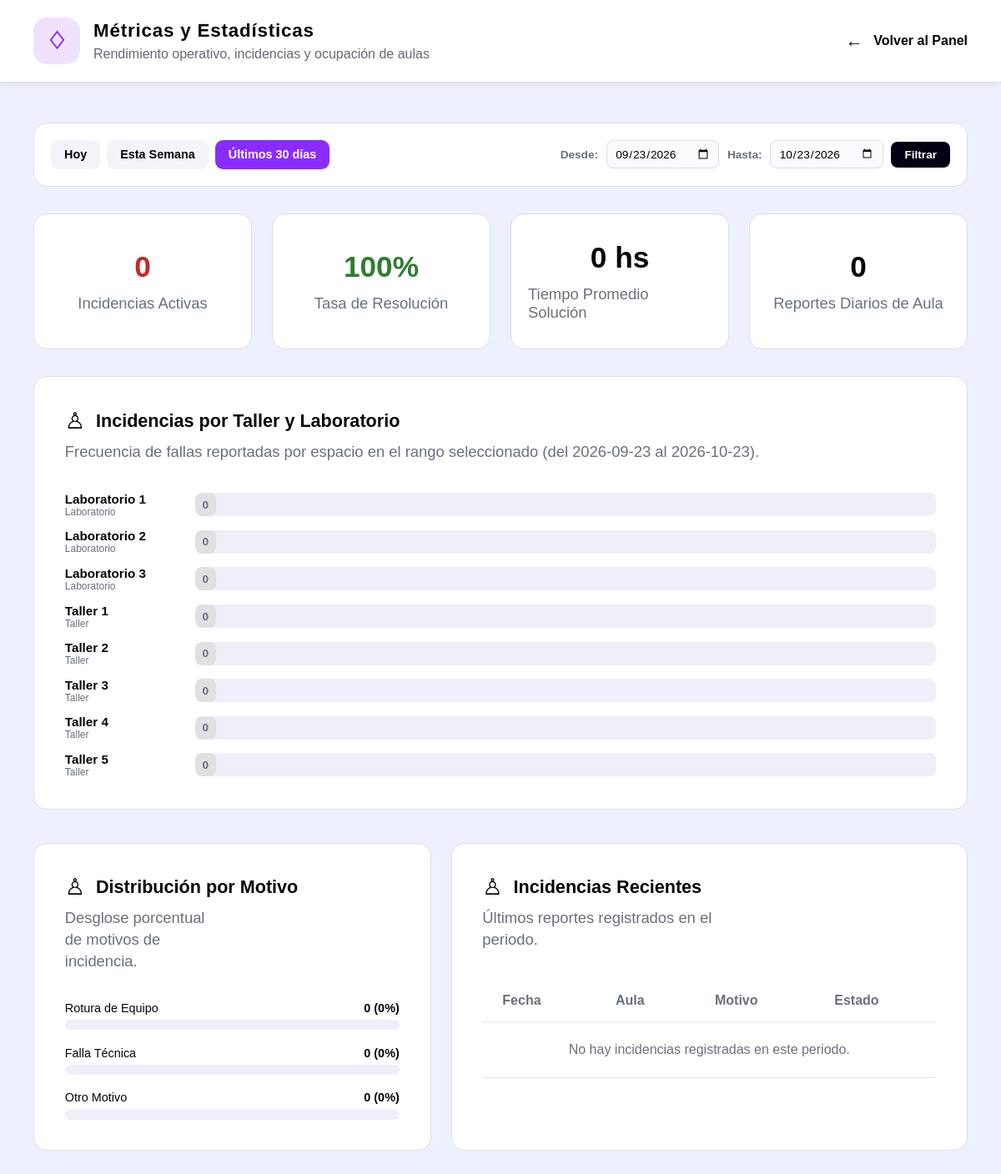
Page /index.php?ruta=metricas-administrador (signed in) on the committed database.
### tables this page shows
CREATE TABLE IF NOT EXISTS aulas (
    id INT UNSIGNED AUTO_INCREMENT PRIMARY KEY,
    codigo VARCHAR(50) NOT NULL UNIQUE,
    nombre VARCHAR(100) NOT NULL,
    tipo ENUM('taller', 'laboratorio', 'aula') NOT NULL DEFAULT 'taller',
    activo TINYINT(1) NOT NULL DEFAULT 1,
    creado_en TIMESTAMP NOT NULL DEFAULT CURRENT_TIMESTAMP
);

### app/controlador/administrador/mostrarMetricasAdministrador.php (called while the page is built, shortened)
<?php
require_once __DIR__ . '/../../modelo/MetricasModelo.php';
require_once __DIR__ . '/../../utilidades/sesion.php';
$periodo = (string) ($_GET['periodo'] ?? 'ultimos-30-dias');
$hoy = date('Y-m-d');
$fechaDesde = $hoy;
$fechaHasta = $hoy;
switch ($periodo) {
    case 'ultimos-30-dias':
    default:
        $periodo = 'ultimos-30-dias';
        $fechaDesde = date('Y-m-d', strtotime('-30 days'));
        $fechaHasta = $hoy;
        break;
}
$modelo = new MetricasModelo();
$kpis = $modelo->obtenerResumenKPIs($fechaDesde, $fechaHasta);
$incidenciasPorAula = $modelo->obtenerIncidenciasPorAula($fechaDesde, $fechaHasta);
$distribucionTipos = $modelo->obtenerDistribucionTipos($fechaDesde, $fechaHasta);
$incidenciasRecientes = $modelo->obtenerIncidenciasRecientes($fechaDesde, $fechaHasta, 5);
require __DIR__ . '/../../vista/administrador/metricas-administrador.php';

### app/utilidades/sesion.php (called while the page is built, shortened)
<?php
function escapar(string $valor): string
{
    return htmlspecialchars($valor, ENT_QUOTES | ENT_SUBSTITUTE, 'UTF-8');
}

### app/config/Conexion.php (called while the page is built, shortened)
<?php
final class Conexion
{
    private static ?PDO $conexion = null;
    public static function obtener(): PDO
    {
        $configLocal = [];
        $archivoLocal = __DIR__ . '/local.php';
        $host = getenv('DB_HOST') ?: ($configLocal['DB_HOST'] ?? '127.0.0.1');
        $puerto = getenv('DB_PORT') ?: ($configLocal['DB_PORT'] ?? '3306');
        $baseDeDatos = getenv('DB_NAME') ?: ($configLocal['DB_NAME'] ?? 'ipsum');
        $usuario = getenv('DB_USER') ?: ($configLocal['DB_USER'] ?? 'root');
        $contrasena = getenv('DB_PASSWORD') ?: ($configLocal['DB_PASSWORD'] ?? '');
        $dsn = "mysql:host={$host};port={$puerto};dbname={$baseDeDatos};charset=utf8mb4";
        self::$conexion = new PDO($dsn, $usuario, $contrasena, [
            PDO::ATTR_ERRMODE => PDO::ERRMODE_EXCEPTION,
            PDO::ATTR_DEFAULT_FETCH_MODE => PDO::FETCH_ASSOC,
            PDO::ATTR_EMULATE_PREPARES => false,
        ]);
        self::$conexion->exec("SET time_zone = '-03:00'");
        return self::$conexion;
    }
}

### app/modelo/MetricasModelo.php (called while the page is built, shortened)
<?php
require_once __DIR__ . '/../config/Conexion.php';
class MetricasModelo
{
    private PDO $conexion;
    public function __construct()
    {
        $this->conexion = Conexion::obtener();
    }
    public function obtenerResumenKPIs(string $fechaDesde, string $fechaHasta): array
    {
        $sqlActivas = 'SELECT COUNT(*) FROM reportes_incidencias
                       WHERE estado IN ("pendiente", "en_proceso")
                       AND fecha BETWEEN :desde AND :hasta';
        $stmtActivas = $this->conexion->prepare($sqlActivas);
        $stmtActivas->execute([':desde' => $fechaDesde, ':hasta' => $fechaHasta]);
        $incidenciasActivas = (int) $stmtActivas->fetchColumn();
        $sqlTotales = 'SELECT
                        COUNT(*) AS total,
                        SUM(CASE WHEN estado = "resuelto" THEN 1 ELSE 0 END) AS resueltas
                       FROM reportes_incidencias
                       WHERE fecha BETWEEN :desde AND :hasta';
        $stmtTotales = $this->conexion->prepare($sqlTotales);
        $stmtTotales->execute([':desde' => $fechaDesde, ':hasta' => $fechaHasta]);
        $totales = $stmtTotales->fetch(PDO::FETCH_ASSOC) ?: [];
        $totalIncidencias = (int) ($totales['total'] ?? 0);
        $totalResueltas = (int) ($totales['resueltas'] ?? 0);
        $tasaResolucion = $totalIncidencias > 0
            ? round(($totalResueltas / $totalIncidencias) * 100, 1)
            : 100.0;
        $sqlTiempo = 'SELECT AVG(TIMESTAMPDIFF(HOUR, creado_en, actualizado_en)) AS promedio_horas
                      FROM reportes_incidencias
                      WHERE estado = "resuelto" AND fecha BETWEEN :desde AND :hasta';
        $stmtTiempo = $this->conexion->prepare($sqlTiempo);
        $stmtTiempo->execute([':desde' => $fechaDesde, ':hasta' => $fechaHasta]);
        $horas = $stmtTiempo->fetchColumn();
        $promedioHoras = $horas !== null ? round((float) $horas, 1) : 0.0;
        $sqlDiarios = 'SELECT COUNT(*) FROM reportes_diarios WHERE fecha BETWEEN :desde AND :hasta';
        $stmtDiarios = $this->conexion->prepare($sqlDiarios);
        $stmtDiarios->execute([':desde' => $fechaDesde, ':hasta' => $fechaHasta]);
        $totalDiarios = (int) $stmtDiarios->fetchColumn();
        return [
            'activas' => $incidenciasActivas,
            'tasa_resolucion' => $tasaResolucion,
            'tiempo_promedio_horas' => $promedioHoras,
            'total_diarios' => $totalDiarios,
            'total_incidencias' => $totalIncidencias,
            'total_resueltas' => $totalResueltas,
        ];
    }
    public function obtenerIncidenciasPorAula(string $fechaDesde, string $fechaHasta): array
    {
        $sql = 'SELECT a.id, a.nombre, a.tipo, COUNT(i.id) AS total_incidencias
                FROM aulas a
                LEFT JOIN reportes_incidencias i
                    ON a.id = i.aula_id AND i.fecha BETWEEN :desde AND :hasta
                WHERE a.activo = 1
                GROUP BY a.id, a.nombre, a.tipo
                ORDER BY total_incidencias DESC, a.nombre ASC';
        $stmt = $this->conexion->prepare($sql);
        $stmt->execute([':desde' => $fechaDesde, ':hasta' => $fechaHasta]);
        return $stmt->fetchAll(PDO::FETCH_ASSOC);
    }
    public function obtenerDistribucionTipos(string $fechaDesde, string $fechaHasta): array
    {
        $sql = 'SELECT tipo_solicitud, COUNT(*) AS cantidad
                FROM reportes_incidencias
                WHERE fecha BETWEEN :desde AND :hasta
                GROUP BY tipo_solicitud';
        $stmt = $this->conexion->prepare($sql);
        $stmt->execute([':desde' => $fechaDesde, ':hasta' => $fechaHasta]);
        $resultados = $stmt->fetchAll(PDO::FETCH_KEY_PAIR);
        return [
            'rotura-equipo' => (int) ($resultados['rotura-equipo'] ?? 0),
            'falla-equipo'  => (int) ($resultados['falla-equipo'] ?? 0),
            'otro'          => (int) ($resultados['otro'] ?? 0),
        ];
    }
}

### app/vista/administrador/metricas-administrador.php (the view, shortened to what this page needs)
<!DOCTYPE html>
<html lang="es">
<head>
    <link rel="stylesheet" href="assets/css/panel-administrador.css">
    <link rel="stylesheet" href="assets/css/metricas-administrador.css">
</head>
<body class="admin-page">
    <header class="admin-header">
        <section class="admin-header__brand" id="encabezado-metricas">
            <h1 class="admin-header__title">Métricas y Estadísticas</h1>
            <p class="admin-header__subtitle">Rendimiento operativo, incidencias y ocupación de aulas</p>
        </section>
        <nav class="admin-header__nav" id="navegacion-metricas">
            <a class="admin-header__logout admin-header__back" href="index.php?ruta=panel-administrador">
                Volver al Panel
            </a>
        </nav>
    </header>
    <main class="admin-main" id="contenido-metricas">
        <section class="metricas-filtros" id="filtros-temporales">
            <form action="index.php" method="get" class="metricas-filtros__form">
                <div class="metricas-filtros__botones">
                    <a href="index.php?ruta=metricas-administrador&periodo=hoy"
                       class="metricas-filtros__btn <?= $periodo === 'hoy' ? 'metricas-filtros__btn--activo' : '' ?>">
                        Hoy
                    </a>
                    <a href="index.php?ruta=metricas-administrador&periodo=esta-semana"
                       class="metricas-filtros__btn <?= $periodo === 'esta-semana' ? 'metricas-filtros__btn--activo' : '' ?>">
                        Esta Semana
                    </a>
                    <a href="index.php?ruta=metricas-administrador&periodo=ultimos-30-dias"
                       class="metricas-filtros__btn <?= $periodo === 'ultimos-30-dias' ? 'metricas-filtros__btn--activo' : '' ?>">
                        Últimos 30 días
                    </a>
                </div>
                <div class="metricas-filtros__personalizado">
                    <label class="metricas-filtros__label" for="fecha_desde">Desde:</label>
                    <input class="metricas-filtros__date" type="date" id="fecha_desde" name="fecha_desde" value="<?= escapar($fechaDesde) ?>" required>
                    <label class="metricas-filtros__label" for="fecha_hasta">Hasta:</label>
                    <input class="metricas-filtros__date" type="date" id="fecha_hasta" name="fecha_hasta" value="<?= escapar($fechaHasta) ?>" required>
                    <button class="metricas-filtros__submit" type="submit">Filtrar</button>
                </div>
            </form>
        </section>
        <section class="admin-stats metricas-kpis" id="kpis-superiores">
            <article class="admin-stats__card">
                <h3 class="admin-stats__name">Incidencias Activas</h3>
                <p class="admin-stats__number metricas-kpi--alerta"><?= (int) $kpis['activas'] ?></p>
            </article>
            <article class="admin-stats__card">
                <h3 class="admin-stats__name">Tasa de Resolución</h3>
                <p class="admin-stats__number metricas-kpi--exito"><?= (float) $kpis['tasa_resolucion'] ?>%</p>
            </article>
            <article class="admin-stats__card">
                <h3 class="admin-stats__name">Tiempo Promedio Solución</h3>
                <p class="admin-stats__number"><?= (float) $kpis['tiempo_promedio_horas'] ?> hs</p>
            </article>
            <article class="admin-stats__card">
                <h3 class="admin-stats__name">Reportes Diarios de Aula</h3>
                <p class="admin-stats__number"><?= (int) $kpis['total_diarios'] ?></p>
            </article>
        </section>
        <section class="admin-users metricas-card" id="incidencias-por-aula">
            <h2 class="admin-users__title">Incidencias por Taller y Laboratorio</h2>
            <p class="admin-users__description">
                Frecuencia de fallas reportadas por espacio en el rango seleccionado (del <?= escapar($fechaDesde) ?> al <?= escapar($fechaHasta) ?>).
            </p>
            <div class="metricas-barras">
                <?php if (empty($incidenciasPorAula)): ?>
                    <p class="admin-users__description">No hay aulas registradas en el sistema.</p>
                <?php else: ?>
                    <?php foreach ($incidenciasPorAula as $aula):
                        $totalInc = (int) $aula['total_incidencias'];
                        $porcentaje = $maxIncidencias > 0 ? round(($totalInc / $maxIncidencias) * 100) : 0;
                    ?>
                        <div class="metricas-barras__fila">
                            <div class="metricas-barras__etiqueta">
                                <strong><?= escapar((string) $aula['nombre']) ?></strong>
                                <span class="metricas-barras__tipo"><?= escapar((string) $aula['tipo']) ?></span>
                            </div>
                            <div class="metricas-barras__pista">
                                <?php if ($totalInc > 0): ?>
                                    <div class="metricas-barras__relleno" style="width: <?= max(7, $porcentaje) ?>%;">
                                        <span class="metricas-barras__valor"><?= $totalInc ?></span>
                                    </div>
                                <?php else: ?>
                                    <div class="metricas-barras__relleno metricas-barras__relleno--cero" style="width: 25px;">
                                        <span class="metricas-barras__valor metricas-barras__valor--cero">0</span>
                                    </div>
                                <?php endif; ?>
                            </div>
                        </div>
                    <?php endforeach; ?>
                <?php endif; ?>
            </div>
        </section>
        <div class="metricas-grid-inferior">
            <section class="admin-users metricas-card" id="distribucion-fallas">
                <h2 class="admin-users__title">Distribución por Motivo</h2>
                <p class="admin-users__description">Desglose porcentual de motivos de incidencia.</p>
                <?php
                    $totalTipos = array_sum($distribucionTipos);
                    $pctRotura = $totalTipos > 0 ? round(($distribucionTipos['rotura-equipo'] / $totalTipos) * 100) : 0;
                    $pctFalla = $totalTipos > 0 ? round(($distribucionTipos['falla-equipo'] / $totalTipos) * 100) : 0;
                    $pctOtro = $totalTipos > 0 ? round(($distribucionTipos['otro'] / $totalTipos) * 100) : 0;
                ?>
                <div class="metricas-distribucion">
                    <div class="metricas-distribucion__item">
                        <div class="metricas-distribucion__header">
                            <span>Rotura de Equipo</span>
                            <strong><?= $distribucionTipos['rotura-equipo'] ?> (<?= $pctRotura ?>%)</strong>
                        </div>
                        <div class="metricas-distribucion__barra">
                        </div>
                    </div>
                    <div class="metricas-distribucion__item">
                        <div class="metricas-distribucion__header">
                            <span>Falla Técnica</span>
                            <strong><?= $distribucionTipos['falla-equipo'] ?> (<?= $pctFalla ?>%)</strong>
                        </div>
                        <div class="metricas-distribucion__barra">
                        </div>
                    </div>
                    <div class="metricas-distribucion__item">
                        <div class="metricas-distribucion__header">
                            <span>Otro Motivo</span>
                            <strong><?= $distribucionTipos['otro'] ?> (<?= $pctOtro ?>%)</strong>
                        </div>
                        <div class="metricas-distribucion__barra">
                        </div>
                    </div>
                </div>
            </section>
            <section class="admin-users metricas-card" id="incidencias-recientes">
                <h2 class="admin-users__title">Incidencias Recientes</h2>
                <p class="admin-users__description">Últimos reportes registrados en el periodo.</p>
                <table class="admin-users__table">
                    <thead class="admin-users__thead">
                        <tr class="admin-users__row">
                            <th class="admin-users__header">Fecha</th>
                            <th class="admin-users__header">Aula</th>
                            <th class="admin-users__header">Motivo</th>
                            <th class="admin-users__header">Estado</th>
                        </tr>
                    </thead>
                    <tbody class="admin-users__tbody">
                        <?php if (empty($incidenciasRecientes)): ?>
                            <tr class="admin-users__row">
                                <td colspan="4" class="admin-users__cell" style="text-align: center; color: #69707e; padding: 1.5rem;">
                                    No hay incidencias registradas en este periodo.
                                </td>
                            </tr>
                        <?php endif; ?>
                    </tbody>
                </table>
            </section>
        </div>
    </main>
</body>
</html>

### rows in the picture
aulas: nombre "Laboratorio 1", tipo "Laboratorio"
aulas: nombre "Laboratorio 2", tipo "Laboratorio"
aulas: nombre "Laboratorio 3", tipo "Laboratorio"
aulas: nombre "Taller 1", tipo "Taller"
aulas: nombre "Taller 2", tipo "Taller"
aulas: nombre "Taller 3", tipo "Taller"
aulas: nombre "Taller 4", tipo "Taller"
aulas: nombre "Taller 5", tipo "Taller"

### other values in the picture
$kpis['activas'] "0"
$kpis['tasa_resolucion'] "100"
$kpis['tiempo_promedio_horas'] "0"
$kpis['total_diarios'] "0"
escapar($fechaDesde) "2026-09-23"
escapar($fechaHasta) "2026-10-23"
$distribucionTipos['rotura-equipo'] "0"
$pctRotura "0"
$distribucionTipos['falla-equipo'] "0"
$pctFalla "0"
$distribucionTipos['otro'] "0"
$pctOtro "0"
